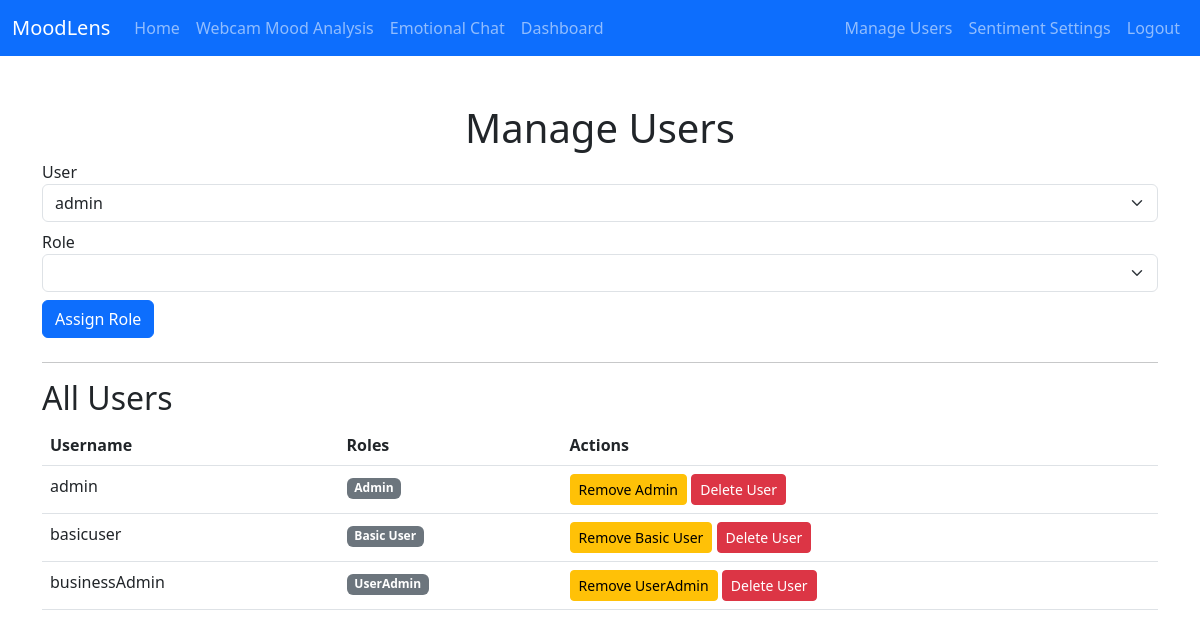
/admin/manage_users (signed in), run on the app's committed database.
### modules/models.py (models this page shows, shortened)
class User(UserMixin, db.Model):
    __tablename__ = 'users'
    id = db.Column(db.Integer, primary_key=True)
    username = db.Column(db.String(150), unique=True, nullable=False)
    password_hash = db.Column(db.String(150), nullable=False)
    roles = db.relationship(
        'Role',
        secondary='user_roles',  # Reference the user_roles table
        backref=db.backref('users', lazy='dynamic')  # Allows querying users from a role
    )
    def has_role(self, role_name):
        if not self.roles:  # Handle None or empty list
            return False
        return any(role.name == role_name for role in self.roles)

class Role(db.Model):
    __tablename__ = 'roles'
    id = db.Column(db.Integer, primary_key=True)
    name = db.Column(db.String(80), unique=True, nullable=False)
    description = db.Column(db.String(200))

### modules/routes/admin_routes.py (the view, shortened to what this page needs)
@admin_routes.route("/manage_users", methods=["GET", "POST"])
@login_required
def manage_users():
    if not current_user.has_role("Admin"):
        flash("Access denied: Admins only.", "danger")
        return redirect(url_for("main.index"))
    users = User.query.all()
    roles = Role.query.all()
    return render_template("manage_users.html", users=users, roles=roles)

### app.py (called while the page is built)
@login_manager.user_loader
def load_user(user_id):
    return User.query.get(int(user_id))

### templates/manage_users.html (shortened to what this page needs)
{% extends "base.html" %}
{% block content %}
<h1 class="text-center">Manage Users</h1>
<form method="POST" class="mb-4">
    <div class="form-group mb-2">
        <label for="user">User</label>
        <select name="user_id" id="user" class="form-select" required>
            {% for user in users %}
            <option value="{{ user.id }}">{{ user.username }}</option>
            {% endfor %}
        </select>
    </div>
    <div class="form-group mb-2">
        <label for="role">Role</label>
        <select name="role_id" id="role" class="form-select" required>
            {% for role in roles %}
            <option value="{{ role.id }}">{{ role.name }}</option>
            {% endfor %}
        </select>
    </div>
    <button type="submit" name="action" value="assign" class="btn btn-primary">Assign Role</button>
</form>
<hr>
<h2>All Users</h2>
<table class="table">
    <thead>
        <tr>
            <th>Username</th>
            <th>Roles</th>
            <th>Actions</th>
        </tr>
    </thead>
    <tbody>
        {% for user in users %}
        <tr>
            <td>{{ user.username }}</td>
            <td>
                {% for role in user.roles %}
                <span class="badge bg-secondary">{{ role.name }}</span>
                {% endfor %}
            </td>
            <td>
                {% for role in user.roles %}
                <form method="POST" class="d-inline">
                    <button type="submit" name="action" value="remove" class="btn btn-sm btn-warning">Remove {{ role.name }}</button>
                </form>
                {% endfor %}
                <form method="POST" class="d-inline">
                    <button type="submit" name="action" value="delete" class="btn btn-sm btn-danger">Delete User</button>
                </form>
            </td>
        </tr>
        {% endfor %}
    </tbody>
</table>
{% endblock %}

### data on the page
User: username "admin"
Role: name "Admin"
User: username "basicuser"
Role: name "Basic User"
User: username "businessAdmin"
Role: name "UserAdmin"

### other printed values
form field user_id "admin"
